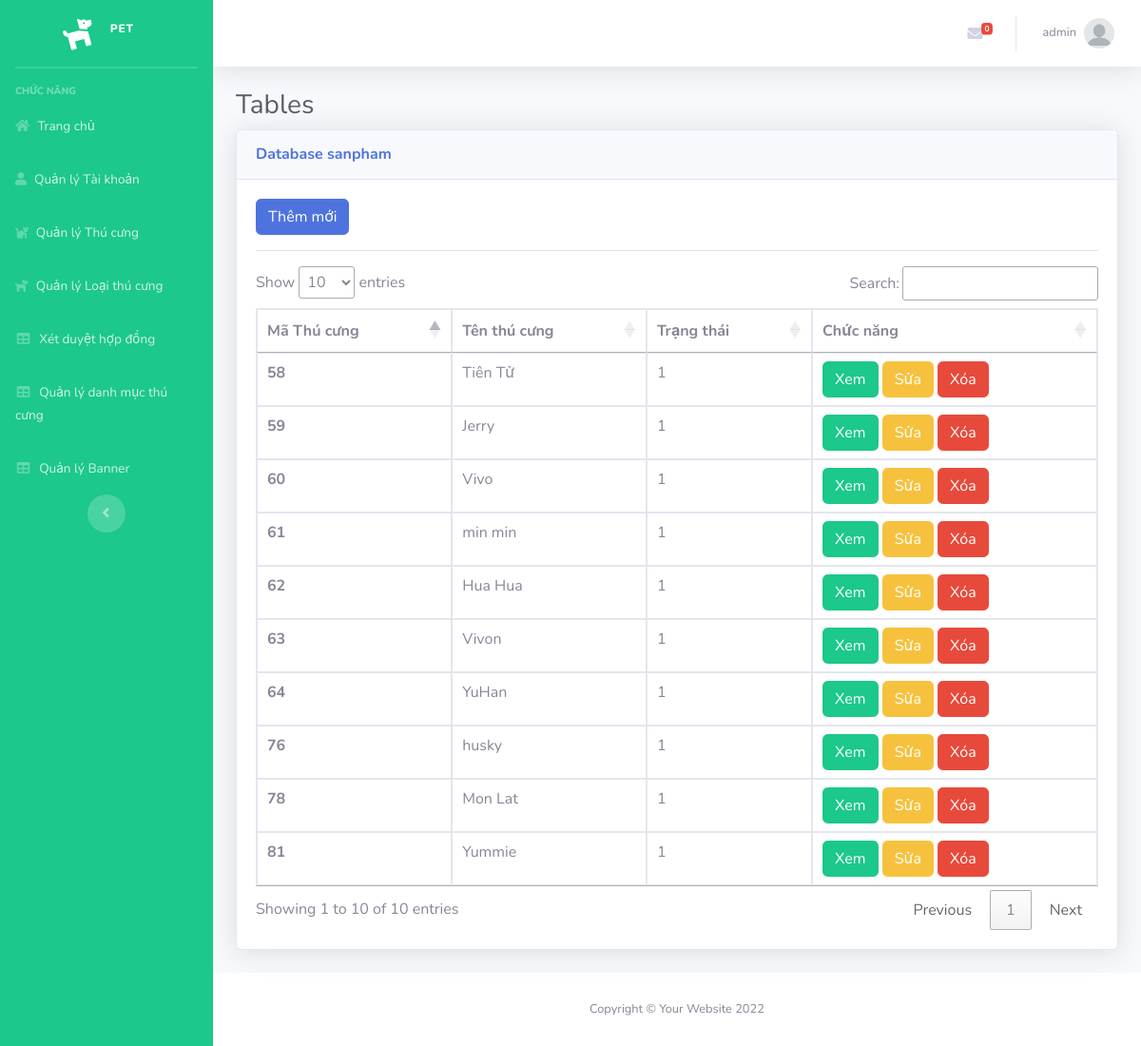
Screenshot of /Admin/index.php?mod=sanpham (signed in) with the database file from the repository.
### tables this page shows
CREATE TABLE `sanpham` (
  `MaSP` int(11) NOT NULL,
  `MaLSP` int(11) NOT NULL,
  `MaDM` int(11) NOT NULL,
  `TenSP` varchar(70) NOT NULL,
  `DonGia` int(11) NOT NULL,
  `SoLuong` int(10) UNSIGNED NOT NULL DEFAULT 1,
  `HinhAnh1` varchar(200) NOT NULL,
  `HinhAnh2` varchar(255) DEFAULT NULL,
  `HinhAnh3` varchar(255) DEFAULT NULL,
  `MaKM` int(11) NOT NULL,
  `ManHinh` varchar(50) DEFAULT NULL,
  `HDH` varchar(50) DEFAULT NULL,
  `CamSau` varchar(50) DEFAULT NULL,
  `CamTruoc` varchar(50) DEFAULT NULL,
  `CPU` varchar(50) DEFAULT NULL,
  `Ram` varchar(50) DEFAULT NULL,
  `Rom` varchar(50) DEFAULT NULL,
  `SDCard` varchar(50) DEFAULT NULL,
  `Pin` varchar(50) DEFAULT NULL,
  `SoSao` int(11) NOT NULL,
  `SoDanhGia` int(11) NOT NULL,
  `TrangThai` int(11) NOT NULL,
  `MoTa` text NOT NULL,
  `ThoiGian` datetime DEFAULT NULL
);

### Admin/MVC/controllers/SanphamController.php (called while the page is built, shortened)
<?php
class SanphamController
{
    var $sanpham_model;
    public function __construct()
    {
        $this->sanpham_model = new sanpham();
    }
    public function list()
    {
        $data = $this->sanpham_model->All();
        require_once("MVC/Views/Admin/index.php");
    }
}

### Admin/MVC/Models/connection.php (called while the page is built, shortened)
<?php
    class Connection{
        function __construct()
        {
            $severname ="localhost";
            $username ="root";
            $password ="";
            $db_name ="pet";
            $this->conn = new mysqli($severname,$username,$password,$db_name);
        }
    }
?>

### Admin/MVC/Models/model.php (called while the page is built, shortened)
<?php
require_once("connection.php");
class Model
{
    var $table;
    var $contens;
    function __construct()
    {
        $conn_obj = new Connection();
        $this->conn = $conn_obj->conn;
    }
    function All()
    {
        $query = "select * from $this->table ORDER BY $this->contens DESC ";
        require("result.php");
        return $data;
    }
}

### Admin/MVC/Models/result.php (called while the page is built)
<?php
$result = $this->conn->query($query);
$data = array();
while ($row = $result->fetch_assoc()) {
    $data[] = $row;
}
?>

### Admin/MVC/Views/sanpham/list.php (the view, shortened to what this page needs)
<?php if (isset($_SESSION['isLogin_Admin']) && $_SESSION['isLogin_Admin'] == true) { ?>
<a href="?mod=sanpham&act=add" type="button" class="btn btn-primary">Thêm mới</a>
<?php } ?>
<hr>
<table class="table table-bordered" id="dataTable" width="100%" cellspacing="0">
  <thead>
    <tr>
      <th scope="col">Mã Thú cưng</th>
      <th scope="col">Tên thú cưng</th>
      <th scope="col">Trạng thái</th>
      <th>Chức năng</th>
    </tr>
  </thead>
  <tbody>
    <?php foreach ($data as $row) { ?>
      <tr>
        <th scope="row"><?= $row['MaSP'] ?></th>
        <td><?= $row['TenSP'] ?></td>
        <td><?= $row['TrangThai'] ?></td>
        <td>
          <a href="../index.php?act=detail&id=<?= $row['MaSP'] ?>" type="button" class="btn btn-success" target="_blank">Xem</a>
          <?php if (isset($_SESSION['isLogin_Admin']) && $_SESSION['isLogin_Admin'] == true) { ?>
          <a href="?mod=sanpham&act=edit&id=<?= $row['MaSP'] ?>" type="button" class="btn btn-warning">Sửa</a>
          <a href="?mod=sanpham&act=delete&id=<?= $row['MaSP'] ?>" onclick="return confirm('Bạn có thật sự muốn xóa ?');" type="button" class="btn btn-danger">Xóa</a>
          <?php } ?>
        </td>
      </tr>
    <?php } ?>
  </tbody>
</table>

### rows the page displays
sanpham: MaSP "81", TenSP "Yummie", TrangThai "1"
sanpham: MaSP "78", TenSP "Mon Lat", TrangThai "1"
sanpham: MaSP "76", TenSP "husky", TrangThai "1"
sanpham: MaSP "64", TenSP "YuHan", TrangThai "1"
sanpham: MaSP "63", TenSP "Vivon", TrangThai "1"
sanpham: MaSP "62", TenSP "Hua Hua", TrangThai "1"
sanpham: MaSP "61", TenSP "min min", TrangThai "1"
sanpham: MaSP "60", TenSP "Vivo", TrangThai "1"
sanpham: MaSP "59", TenSP "Jerry", TrangThai "1"
sanpham: MaSP "58", TenSP "Tiên Tử", TrangThai "1"

### other values shown
$_SESSION['login']['TaiKhoan'] "admin"
$mod "sanpham"
